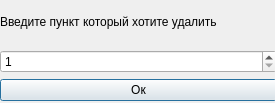
<?xml version="1.0" encoding="UTF-8"?>
<ui version="4.0">
 <class>deletewindow</class>
 <widget class="QDialog" name="deletewindow">
  <property name="geometry">
   <rect>
    <x>0</x>
    <y>0</y>
    <width>275</width>
    <height>103</height>
   </rect>
  </property>
  <property name="windowTitle">
   <string>Dialog</string>
  </property>
  <widget class="QWidget" name="verticalLayoutWidget">
   <property name="geometry">
    <rect>
     <x>0</x>
     <y>0</y>
     <width>277</width>
     <height>101</height>
    </rect>
   </property>
   <layout class="QVBoxLayout" name="verticalLayout">
    <item>
     <widget class="QLabel" name="label">
      <property name="text">
       <string>Введите пункт который хотите удалить</string>
      </property>
     </widget>
    </item>
    <item>
     <widget class="QSpinBox" name="spinBox">
      <property name="minimum">
       <number>1</number>
      </property>
     </widget>
    </item>
    <item>
     <widget class="QPushButton" name="pushButton">
      <property name="text">
       <string>Ок</string>
      </property>
     </widget>
    </item>
   </layout>
  </widget>
 </widget>
 <resources/>
 <connections/>
</ui>
